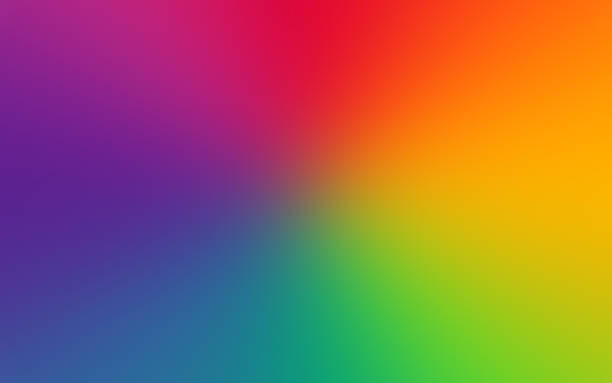
%> input picture rgb.jpg, 612 x 383 px
$ octave ex14.m   (GNU Octave 9; MATLAB toolbox functions it lacks are replaced by stand-ins)
%> lines starting %> are read from the running program, lines starting %| are printed output that depends on the picture
clc;
clear;

imgRGB = imread('rgb.jpg');
%> imgRGB is the input picture: size 383x612x3 uint8; mean R, G, B 152.1, 103.5, 81.9
r = imgRGB(:,:,1);
g = imgRGB(:,:,2);
b = imgRGB(:,:,3);
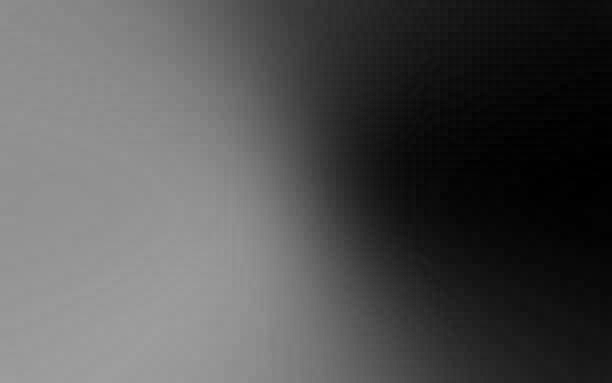
%> b: size 383x612 uint8; min 0, max 158, mean 81.9

imgRGB2 = cat(3,r,g,b); #juntando

rc = r + 100;
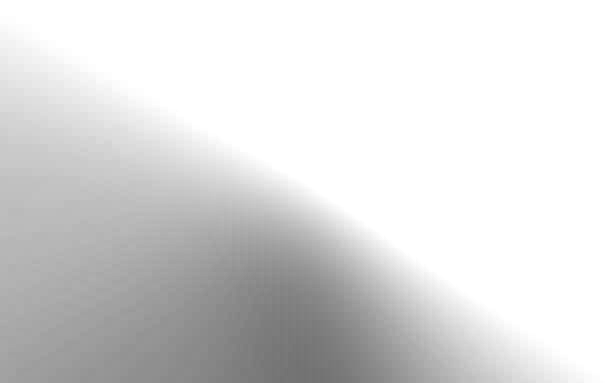
%> rc: size 383x612 uint8; min 114, max 255, mean 219.7
gc = g + 100;
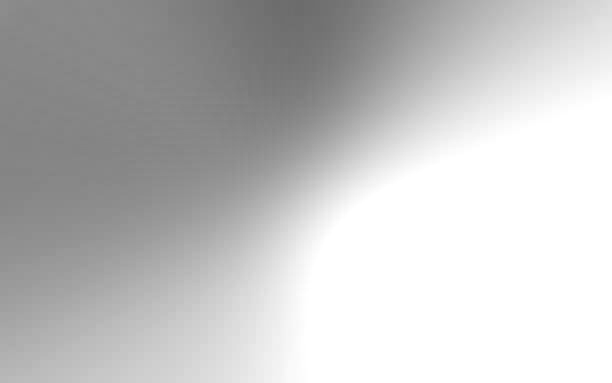
%> gc: size 383x612 uint8; min 108, max 255, mean 194.8
bc = b + 100;
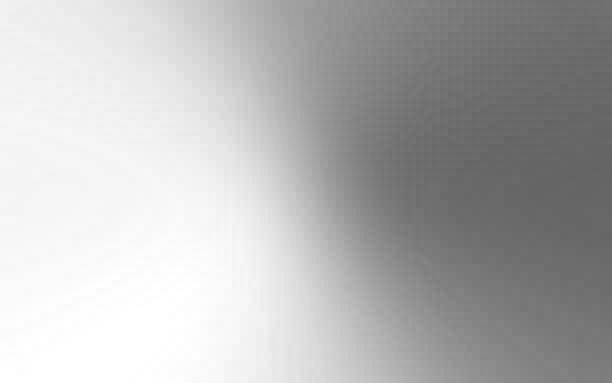
%> bc: size 383x612 uint8; min 100, max 255, mean 181.9

ra = cat(3,rc,g,b); #juntando
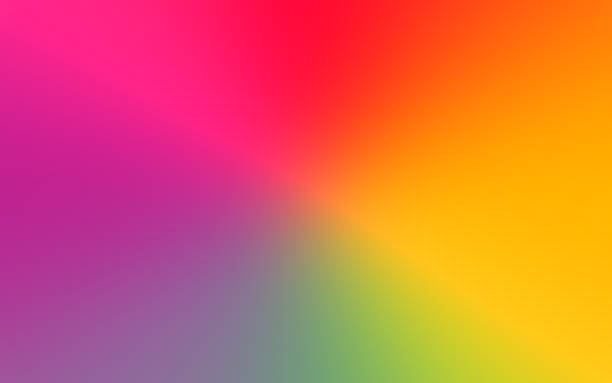
%> ra: size 383x612x3 uint8; mean R, G, B 219.7, 103.5, 81.9
ga = cat(3,r,gc,b); #juntando
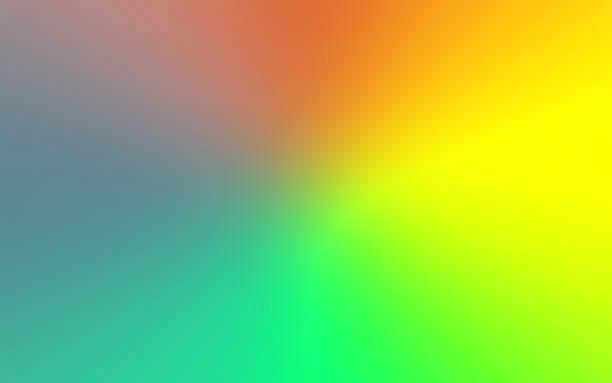
%> ga: size 383x612x3 uint8; mean R, G, B 152.1, 194.8, 81.9
ba = cat(3,r,g,bc); #juntando
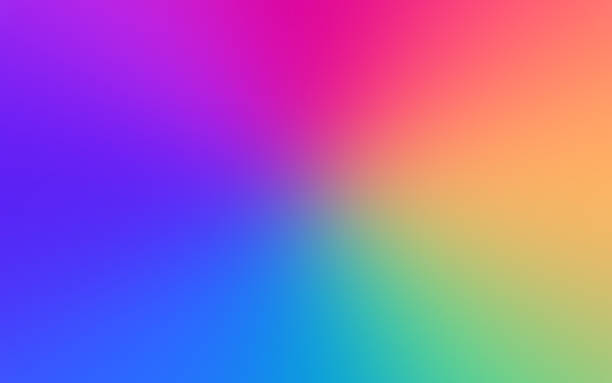
%> ba: size 383x612x3 uint8; mean R, G, B 152.1, 103.5, 181.9

figure(1), subplot(3,4,1), imshow(imgRGB), title('imagem original');
figure(1), subplot(3,4,2), imshow(r), title('imagem Red');
figure(1), subplot(3,4,3), imshow(g), title('imagem Green');
figure(1), subplot(3,4,4), imshow(b), title('imagem Blue');
figure(1), subplot(3,4,5), imshow(rc), title('imagem Red clara');
figure(1), subplot(3,4,6), imshow(gc), title('imagem Green clara');
figure(1), subplot(3,4,7), imshow(bc), title('imagem Blue clara');
figure(1), subplot(3,4,11), imshow(imgRGB2), title('imagem RGB nova');
figure(1), subplot(3,4,8), imshow(ra), title('imagem Red');
figure(1), subplot(3,4,9), imshow(ga), title('imagem Green');
figure(1), subplot(3,4,10), imshow(ba), title('imagem Blue');


figure(2), imshow(r+100), title('imagem clara');
